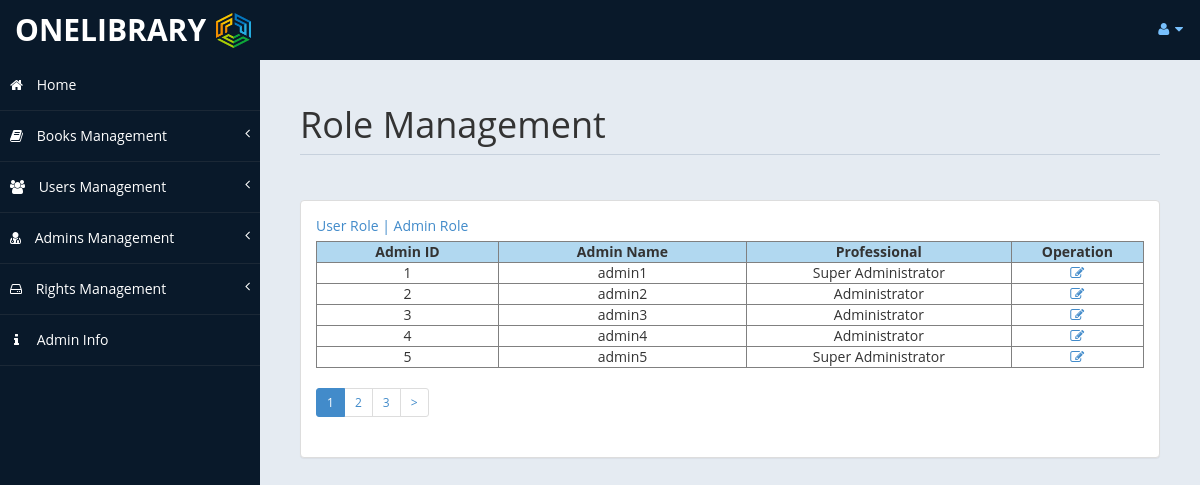
The page /AD/index.php/permissions/role_admins on the database its author committed.
### tables this page shows
CREATE TABLE `lib_admin` (
  `admin_id` int(10) NOT NULL AUTO_INCREMENT,
  `admin_name` varchar(50) NOT NULL,
  `admin_pwd` varchar(200) NOT NULL,
  `professional` varchar(50) NOT NULL,
  `last_login_date` timestamp NOT NULL DEFAULT CURRENT_TIMESTAMP ON UPDATE CURRENT_TIMESTAMP,
  PRIMARY KEY (`admin_id`) USING BTREE,
  KEY `admintype` (`professional`)
);

### AD/application/controllers/Permissions.php (called while the page is built, shortened)
<?php
class Permissions extends CI_Controller
{
    public function __construct()
    {
        $this->load->library('session');
        $this->load->helper('url');
        $this->load->model('Permission_model');
        $this->load->library('pagination');
        $this->load->library('form_validation');
    }
    public function role_admins(){
        $page_size = 5;
        $page = $this->uri->segment(4);
        if($page == Null){
            $page = 1;
        }
        $offset = ($page - 1) * $page_size;
        $pageall = $this->Permission_model->get_admin_all();
        $config['base_url'] = '/Permissions/role_admins/page/';
        $config['total_rows'] = $pageall['total'];
        $config['per_page'] = $page_size;
        $config['use_page_numbers'] = true;
        $config['first_link'] = 'First';
        $config['last_link'] = 'Last';
        $data['admins'] = $this->Permission_model->admin_select_all($page_size,$offset);
        $this->pagination->initialize($config);
        $data['link'] = $this->pagination->create_links();
        $this->load->view('Permissions/role_admins',$data);
    }
}

### AD/index.php (called while the page is built, shortened)
<?php
require_once BASEPATH.'core/CodeIgniter.php';

### AD/application/models/Permission_model.php (called while the page is built, shortened)
<?php if (! defined('BASEPATH')) exit('No direct script access allowed');
class Permission_model extends CI_Model
{
    public function admin_select_all($limit, $offset){
        $query = $this->db->get(TBL_ADMIN, $limit, $offset);
        return $query->result_array();
    }
}

### AD/application/views/Permissions/role_admins.php (the view, shortened to what this page needs)
<!DOCTYPE html>
<html xmlns="http://www.w3.org/1999/xhtml">
<head>
    <link href="/common/css/show8.css" rel="stylesheet" />
    <link href="/common/css/font-awesome.css" rel="stylesheet" />
    <link href="/common/css/custom-styles10.css" rel="stylesheet" />
</head>
<body>
    <div id="wrapper">
        <nav class="navbar navbar-default top-navbar" role="navigation">
            <div class="navbar-header">
                <a class="navbar-brand" href="/Secure/home">ONELibrary<img src="/common/images/logo.png"></a>
            </div>
            <ul class="nav navbar-top-links navbar-right">
                <li class="dropdown">
                    <a class="dropdown-toggle" data-toggle="dropdown" href="#" aria-expanded="false">
                        <i class="fa fa-user fa-fw"></i> <i class="fa fa-caret-down"></i>
                    </a>
                </li>
            </ul>
        </nav>
        <nav class="navbar-default navbar-side" role="navigation">
            <div class="sidebar-collapse">
                <ul class="nav" id="main-menu">
                    <li>
                        <a href="/Secure/home"><i class="fa fa-home"></i> Home</a>
                    </li>
                    <li>
                        <a><i class="fa fa-book"></i> Books Management<span class="fa arrow"></span></a>
                    </li>
                    <li>
                        <a><i class="fa fa-group"></i> Users Management<span class="fa arrow"></span></a>
                    </li>
                    <li>
                        <a><i class="fa fa-user-md"></i> Admins Management<span class="fa arrow"></span></a>
                    </li>
                    <li>
                        <a><i class="fa fa-hdd-o"></i> Rights Management<span class="fa arrow"></span></a>
                    </li>
                    <li>
                        <a href="/Profile/admin_info"><i class="fa fa-info" style="margin-left: 4px;margin-right: 14px;"></i> Admin Info</a>
                    </li>
                </ul>
            </div>
        </nav>
        <div id="page-wrapper" >
            <div id="page-inner">
				<div class="row">
                    <div class="col-md-12">
                        <h1 class="page-header">Role Management</h1>
                    </div>
                </div>
                <div class="panel panel-default">
                    <div class="panel-body">
                        <div class="aa">
                            <a href="/Permissions/role_users">User Role</a><a>&nbsp;|&nbsp;</a><a href="/Permissions/role_admins">Admin Role</a>
                        </div>
                        <div class="table-responsive">
                            <table width="900" border="1" cellpadding="0">
  								<tr style="background-color: #7dbfe699;">
    								<th width="110" scope="col" class="text-center">Admin ID</th>
    								<th width="150" scope="col" class="text-center">Admin Name</th>
    								<th width="160" scope="col" class="text-center">Professional</th>
    								<th width="80" scope="col" class="text-center">Operation</th>
    							</tr>
                                <?php foreach($admins as $admin) { ?>
    							<tr>
    								<td class="text-center"><?php echo $admin['admin_id'] ?></td>
    								<td class="text-center"><?php echo $admin['admin_name']?></td>
    								<td class="text-center"><?php echo $admin['professional']?></td>
    								<td class="text-center"><a class="editBtn" data-id="<?php echo $admin['admin_id']; ?>" href="javascript: void (0);"><span class="fa fa-edit"></span></a></td>
    							</tr>
                                <?php } ?>
							</table>
                            <div>
                                <?php echo $link ?>
                            </div>
                        </div>
                    </div>
                </div>
            </div>
        </div>
</body>
</html>

### AD/common/css/custom-styles10.css (style rules this page uses)
body { font-family: 'Open Sans', sans-serif; }
#wrapper { width: 100%; background:#09192A; }
#page-wrapper { padding: 15px 15px; min-height: 600px; background:#E5EBF2; }
#page-inner { width:100%; margin:10px 20px 10px 0px; background-color:transparent; padding:10px; min-height:1200px; }
.text-center { text-align:center; }
h1, .h1, h2, .h2, h3, .h3 { margin-top: 7px; margin-bottom: -5px; }
.page-header { padding-bottom: 9px; margin: 10px 0 45px; border-bottom: 1px solid #C7D1DD; }
.top-navbar { margin:0px; }
.top-navbar .navbar-brand { color: #fff; width: 300px; text-align: left; height: 60px; font-size: 30px; font-weight: 700; text-transform: uppercase; line-height: 30px; }
img { width: 35px; height: 35px; margin-left: 10px; margin-top: -5px; }
.top-navbar .nav > li { position: relative; display: inline-block; }
.top-navbar .nav > li > a { position: relative; display: block; padding: 19px 15px; color: #77C0FD; }
.arrow { float: right; }
.fa.arrow:before { content: "\f104"; }
.sidebar-collapse , .sidebar-collapse .nav { background:none; }
.sidebar-collapse .nav { padding:0; }
.sidebar-collapse .nav > li > a { color:#fff; background:transparent; text-shadow:none; }
.sidebar-collapse > .nav > li > a { padding:15px 10px; }
.sidebar-collapse > .nav > li { border-bottom: 1px solid rgba(107, 108, 109, 0.19); }
.navbar-side { border:none; background-color: transparent; }
.top-navbar { background:#09192A; border-bottom:none; }
.top-navbar .nav > li > a > i { margin-right: 2px; }
.navbar-default { border:0px solid black; }
.navbar-header { background: #09192A; }
.nav > li > a > i { margin-right:10px; }
@media (min-width:768px) { #page-wrapper { margin: 0 0 0 260px; padding: 15px 30px; min-height: 1200px; } }
@media (min-width:768px) { .navbar-side { z-index: 1; position: absolute; width: 260px; } }
@media (min-width:768px) { .navbar { border-radius: 0px; } }

### rows shown on the page
lib_admin: admin_id "1", admin_name "admin1", professional "Super Administrator"
lib_admin: admin_id "2", admin_name "admin2", professional "Administrator"
lib_admin: admin_id "3", admin_name "admin3", professional "Administrator"
lib_admin: admin_id "4", admin_name "admin4", professional "Administrator"
lib_admin: admin_id "5", admin_name "admin5", professional "Super Administrator"

### other values the page prints
$this->next_link ">"
